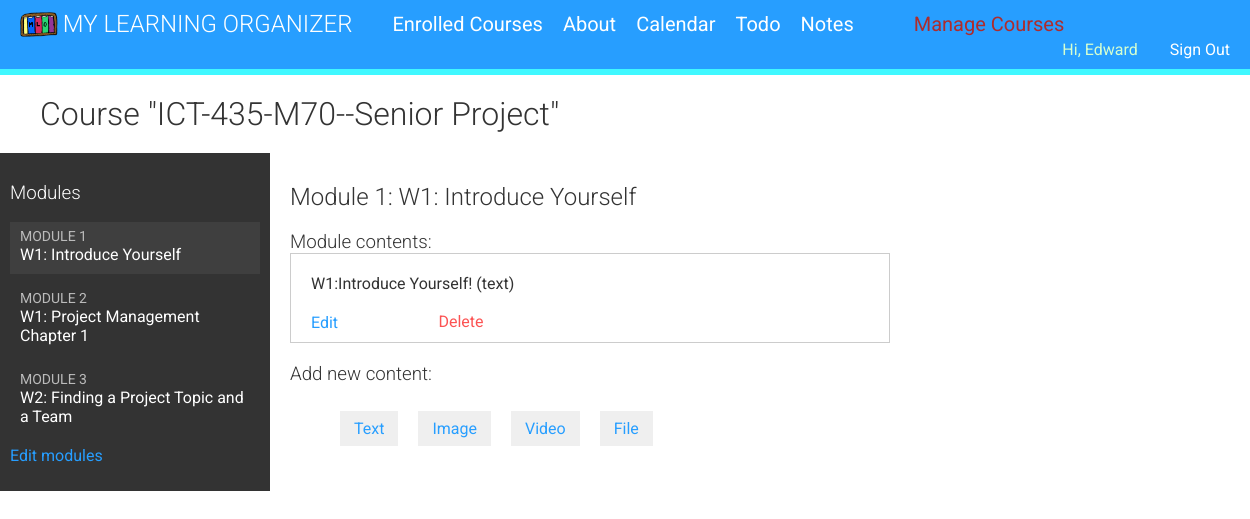
/course/module/23/ (signed in), run on the app's committed database.
### courses/models.py (models this page shows, shortened)
class Course(models.Model):
    owner = models.ForeignKey(User,
                              related_name='course_created',
                              on_delete=models.CASCADE)
    subject = models.ForeignKey(Subject,
                                related_name='courses',
                                on_delete=models.CASCADE)
    title = models.CharField(max_length=200)
    slug = models.SlugField(max_length=200, unique=True)
    overview = models.TextField()
    created = models.DateTimeField(auto_now_add=True)
    students = models.ManyToManyField(User,
                                      related_name='courses_joined',
                                      blank=True)
    class Meta:
        ordering = ['-created']

class Module(models.Model):
    course = models.ForeignKey(Course,
                               related_name='modules',
                               on_delete=models.CASCADE)
    title = models.CharField(max_length=200)
    description = models.TextField(blank=True)
    order = OrderField(blank=True, for_fields=['course'])
    class Meta:
        ordering = ['order']

class Content(models.Model):
    module = models.ForeignKey(Module,
                               related_name='contents',
                               on_delete=models.CASCADE)
    content_type = models.ForeignKey(ContentType,
                                     on_delete=models.CASCADE,
                                     limit_choices_to={'model__in':(
                                         'text',
                                         'video',
                                         'image',
                                         'file')})
    object_id = models.PositiveIntegerField()
    item = GenericForeignKey('content_type', 'object_id')
    order = OrderField(blank=True, for_fields=['module'])
    class Meta:
        ordering = ['order']

class ItemBase(models.Model):
    owner = models.ForeignKey(User,
                              related_name='%(class)s_related',
                              on_delete=models.CASCADE)
    title = models.CharField(max_length=250)
    created = models.DateTimeField(auto_now_add=True)
    updated = models.DateTimeField(auto_now=True)
    class Meta:
        abstract = True
    def __str__(self):
        return self.title

class Text(ItemBase):
    content = models.TextField()

### courses/views.py (the view)
class ModuleContentListView(TemplateResponseMixin, View):
    template_name = 'courses/manage/module/content_list.html'
    def get(self, request, module_id):
        module = get_object_or_404(Module,
                                   id=module_id,
                                   course__owner=request.user)
        return self.render_to_response({'module': module})

### courses/templatetags/course.py (called while the page is built)
@register.filter
def model_name(obj):
    try:
        return obj._meta.model_name
    except AttributeError:
        return None

@register.filter(name='has_group')
def has_group(user, instructors):
    group = Group.objects.get(name=instructors)
    return True if group in user.groups.all() else False

### courses/templates/courses/manage/module/content_list.html (shortened to what this page needs)
{% extends "base.html" %}
{% load course %}
{% block content %}
{% with course=module.course %}
  <h1>Course "{{ course.title }}"</h1>
  <div class="contents">
    <h3>Modules</h3>
    <ul id="modules">
      {% for m in course.modules.all %}
        <li data-id="{{ m.id }}" {% if m == module %}class="selected"{% endif %}>
          <a href="{% url "module_content_list" m.id %}">
            <span>
              Module <span class="order">{{ m.order|add:1 }}</span>
            </span>
            <br>
            {{ m.title }}
          </a>
        </li>
      {% empty %}
        <li>No modules yet.</li>
      {% endfor %}
    </ul>
    <p><a href="{% url "course_module_update" course.id %}">
    Edit modules</a></p>
  </div>
  <div class="module">
    <h2>Module {{ module.order|add:1 }}: {{ module.title }}</h2>
    <h3>Module contents:</h3>
    <div id="module-contents">
      {% for content in module.contents.all %}
        <div data-id="{{ content.id }}">
          {% with item=content.item %}
            <p>{{ item }} ({{ item|model_name }})</p>
            <a href="{% url "module_content_update" module.id item|model_name item.id %}">
              Edit
            </a>
            <form action="{% url "module_content_delete" content.id %}" method="post">
              <input type="submit" value="Delete">
            </form>
            {% endwith %}
        </div>
      {% empty %}
        <p>This module has no contents yet.</p>
      {% endfor %}
    </div>
    <h3>Add new content:</h3>
    <ul class="content-types">
      <li>
        <a href="{% url "module_content_create" module.id "text" %}">Text</a>
      </li>
      <li>
        <a href="{% url "module_content_create" module.id "image" %}">Image</a>
      </li>
      <li>
        <a href="{% url "module_content_create" module.id "video" %}">Video</a>
      </li>
      <li>
        <a href="{% url "module_content_create" module.id "file" %}">File</a>
      </li>
    </ul>
  </div>
{% endwith %}
{% endblock %}

### courses/templates/navigation.html (shortened to what this page needs)
{% load course %}
{% load static %}
<div id="header">
     <img style="float: left; padding-right: 5px; padding-top: 2px;" height="25px" class="logoNav" src="{% static 'images/MLOLogo.png' %}" alt="This is my sites logo">
    <a href="/" class="logo">My Learning Organizer</a>
    {% if request.user.is_authenticated %}<a href="{% url 'student_course_list' %}" class="menu-bar-first">Enrolled Courses</a> {% endif %}
    <a href="{% url "about" %}" class="menu-bar">About</a>
    {% if request.user.is_authenticated %}<a href="{% url 'home' %}" class="menu-bar">Calendar</a> {% endif %}
    {% if request.user.is_authenticated %}<a href="{% url 'todo-index' %}" class="menu-bar">Todo</a> {% endif %}
    {% if request.user.is_authenticated %}<a href="{% url 'notes.list' %}" class="menu-bar">Notes</a> {% endif %}
    {% if request.user|has_group:"instructors" %}<a href="{% url 'manage_course_list' %}"  class="menu-bar manage">Manage Courses</a>{% endif %}
    <ul class="menu">
        {% if request.user.is_authenticated %}
            <li><div id="name">Hi, {% if request.user.first_name %}{{ request.user.first_name }}{% else %}{{request.user|title}}{% endif %}</div><a class="sign-in-out" href="{% url 'logout' %}">Sign Out</a></li>
        {% else %}
            <li><a class="sign-in-out"  href="{% url 'login' %}">Sign In</a></li>
        {% endif %}
    </ul>
</div>

### courses/static/css/base.css (style rules this page uses)
body { margin:0; padding: 0; font-family:'Roboto', sans-serif; font-weight:400; color:#333; }
a { color:#279EFF; text-decoration:none; }
ul { float:left; }
h1, h2, h3, h4, h5, h6 { font-family:'Roboto', sans-serif; font-weight:300; }
h1 { width:100%; overflow:auto; padding:20px 0 20px 40px; margin:0; }
.module { padding:10px 20px; float:left; width:600px; }
.module h3 { margin:20px 0 0; padding:0; width:100%; }
.module p { margin:10px 0 20px; width:100%; float:left; }
#header { background-color: #279EFF; overflow:auto; padding:10px 20px; border-bottom:6px solid #40F8FF; }
#header .logo { text-decoration:none; font-family:'Roboto', sans-serif; font-weight:300; text-transform:uppercase; font-size:24px; color:#fff; float:left; }
.logoNav { float: left !important; height: 25px; padding-top: 2px; padding-right: 5px; }
#header a { color:#fff; }
#header .menu { list-style:none; float:right; margin:0; padding:0; }
#header .menu-bar-first { float: left; padding-left: 2em; padding-top: 2px; font-size: 20px; }
#name { color: #D5FFD0; float: inline-start; padding-top: 4px; padding-right: 2em; }
.sign-in-out { float: right; padding-top: 4px; color: green; }
#header .menu-bar.manage { color: #ae2c2c; float: left; padding-left: 3em; }
#header .menu-bar { float: left; padding-left: 1em; padding-top: 2px; font-size: 20px; }
.contents { width:20%; padding:10px; float:left; background:#333; color: #fff; font-family:'Roboto', sans-serif; }
.contents ul { list-style:none; margin:0; padding:0; width:100%; }
.contents ul li { margin:0 0 10px 0; padding:4px 10px 10px; overflow:auto; cursor:move; }
.contents ul li.selected { background:#3f3f3f; }
.contents ul span { text-transform:uppercase; color:#bbb; font-size:14px; }
.contents ul a { display:block; color:#fff; text-decoration:none; }
ul.content-types li { list-style:none; float:left; margin:10px; background:#efefef; padding:8px 14px; }
input, select, textarea { border:1px solid #ccc; border-bottom:3px solid #ccc; padding:8px 12px; font-size:16px; font-family:'Roboto', sans-serif; float:left; clear:both; width:300px; }
input[type=submit], a.button { border-radius:5px; background:#279EFF; color:#fff; font-size:16px; text-transform:uppercase; border:none; padding:10px 20px; margin:20px 0; }
#module-contents div { padding:10px 20px; border:1px solid #ccc; background:#fff }
#module-contents form { margin:0; padding:0; }
#module-contents input[type=submit] { color:rgb(252, 83, 83); background:none; margin:-20px 0 0; padding:0; float:left; text-transform:none; }
html, body { scroll-behavior: smooth !important; }

### data on the page
Course: title "ICT-435-M70--Senior Project"
Module: order|add "1", title "W1: Introduce Yourself"
Module: order|add "2", title "W1: Project Management Chapter 1"
Module: order|add "3", title "W2: Finding a Project Topic and a Team"
Content: item "W1:Introduce Yourself!", item|model_name "text"

### other printed values
{{ request.user.first_name }} "Edward"
